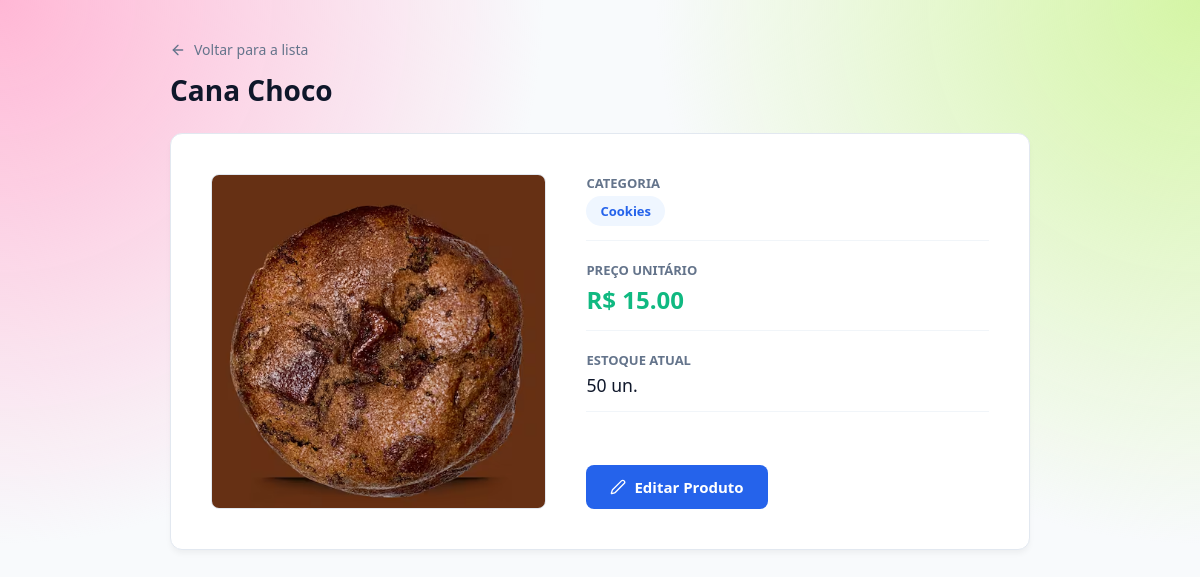
The app's page /produtos/3 (signed in), older data.
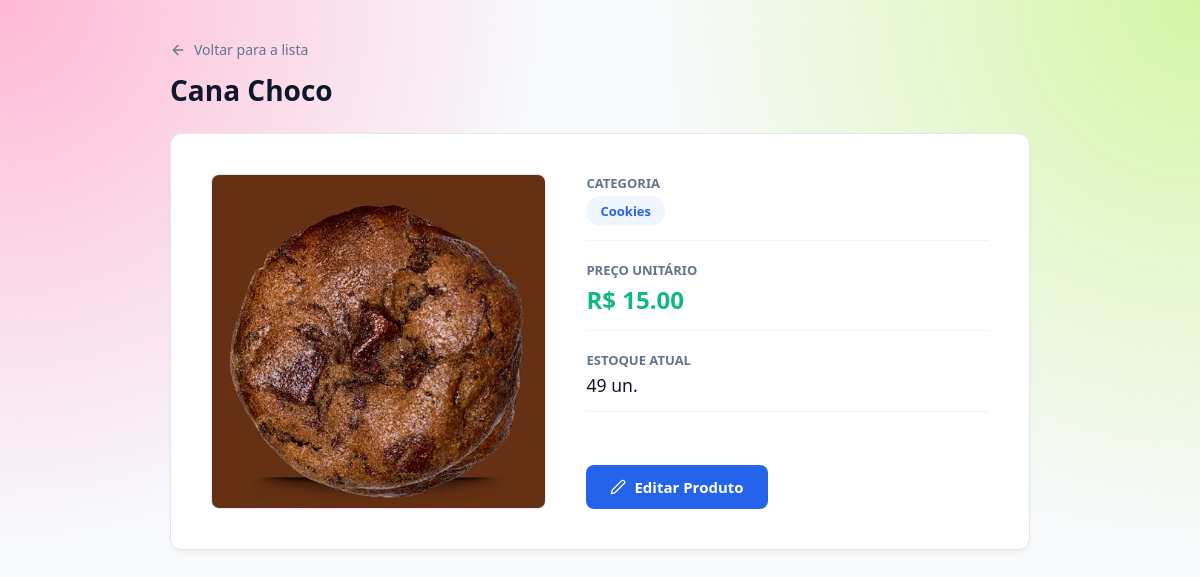
The same page, newer data.
### app/models/produtos.py (models this page shows, shortened)
class Produto(Base):
    __tablename__ = "produtos"
    id = Column(Integer, primary_key=True, index=True)
    nome = Column(String(200), unique=True, index=True)
    preco = Column(Float)
    estoque_atual = Column(Integer, nullable=False, default=0)
    possui_variacoes_tamanho = Column(Boolean, nullable=False, default=False, server_default="false")
    ativo = Column(Boolean, default=True)
    imagem_path = Column(String(255), nullable=True)
    categoria_id = Column(Integer, ForeignKey("categorias.id", ondelete="SET NULL"), nullable=True)
    categoria = relationship("Categoria", back_populates="produtos")
    estoques_tamanho = relationship(
        "EstoqueTamanho", back_populates="produto", cascade="all, delete-orphan"
    )
    estoques_variacoes = relationship(
        "EstoqueVariacao", back_populates="produto", cascade="all, delete-orphan"
    )

### app/controllers/produto_controller.py (the view)
@router.get("/{produto_id}")
def detalhe_produto(
    produto_id: int,
    request: Request,
    db: Session = Depends(get_db),
    usuario = Depends(get_usuario_logado)
):
    produto = db.query(Produto).filter(
        Produto.id == produto_id,
        Produto.ativo == True
    ).first()
    if not produto:
        return RedirectResponse(url="/produtos", status_code=302)
    return templates.TemplateResponse(
        request,
        "produtos/detalhe.html",
        {"request": request, "usuario": usuario, "produto": produto}
    )

### app/templates/produtos/detalhe.html (shortened to what this page needs)
<!DOCTYPE html>
<html lang="pt-br">
<head>
    <link rel="stylesheet" href="{{ url_for('static', path='css/detalhe.css') }}">
    <link rel="stylesheet" href="/static/css/responsive.css?v=5">
    <link rel="stylesheet" href="/static/css/theme-accents.css?v=global-theme-3">
</head>
<body>
    <main class="main-content">
        <div class="page-header">
            <a href="/produtos" class="btn-back">
                <i data-lucide="arrow-left" style="width: 16px;"></i> Voltar para a lista
            </a>
            <h1>{{ produto.nome }}</h1>
        </div>
        <div class="product-container">
            <div class="image-wrapper">
                {% if produto.imagem_url %}
                    <img src="{{ produto.imagem_url }}" alt="{{ produto.nome }}" class="product-img"
                         onerror="this.onerror=null; this.src='/static/img/produto_padrao.png';">
                {% else %}
                    <div class="no-image">
                        <i data-lucide="image-off" style="width: 40px; height: 40px;"></i>
                        <span>Sem imagem disponível</span>
                    </div>
                {% endif %}
            </div>
            <div class="product-info">
                <div class="info-grid">
                    <div class="info-row">
                        <span class="info-label">Categoria</span>
                        <span class="info-value">
                            {% if produto.categoria %}
                                <span class="category-badge">{{ produto.categoria.nome }}</span>
                            {% else %}\n                                <span style="color: #64748b;">—</span>
                            {% endif %}
                        </span>
                    </div>
                    <div class="info-row">
                        <span class="info-label">{{ 'Maior preço' if produto.possui_variacoes_tamanho else 'Preço unitário' }}</span>
                        <span class="info-value price-highlight">R$ {{ "%.2f"|format(produto.preco_exibicao) }}</span>
                    </div>
                    <div class="info-row">
                        <span class="info-label">Estoque Atual</span>
                        <span class="info-value" style="font-size: 1.1rem;">{{ produto.estoque_atual }} un.</span>
                    </div>
                </div>
                {% if admin or usuario.role == 'admin' %}
                <div class="admin-actions">
                    <a href="/produtos/{{ produto.id }}/editar" class="btn-edit">
                        <i data-lucide="edit-2" style="width: 16px;"></i>
                        Editar Produto
                    </a>
                </div>
                {% endif %}
            </div>
        </div>
    </main>
</body>
</html>

Row changes from the older to the newer data that the page shows:
changed Produto "Cana Choco": estoque_atual "50" → "49"
